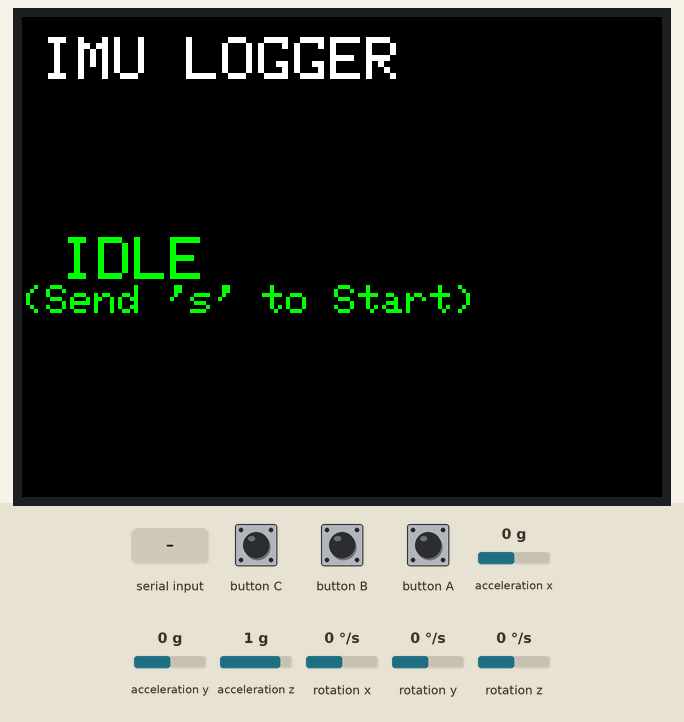
Simulated run of this sketch. Board: ESP32. Parts: 320×240 colour display. Inputs (shaded band) come from the test bench; at power-on: acceleration x 0 g, acceleration y 0 g, acceleration z 1 g, rotation x 0 °/s, rotation y 0 °/s, rotation z 0 °/s. Storage starts empty; what the sketch prints to the serial monitor is not drawn.

Above: at 1.4 s.
1.5 s: "s" received over Serial
At 2.5 s:
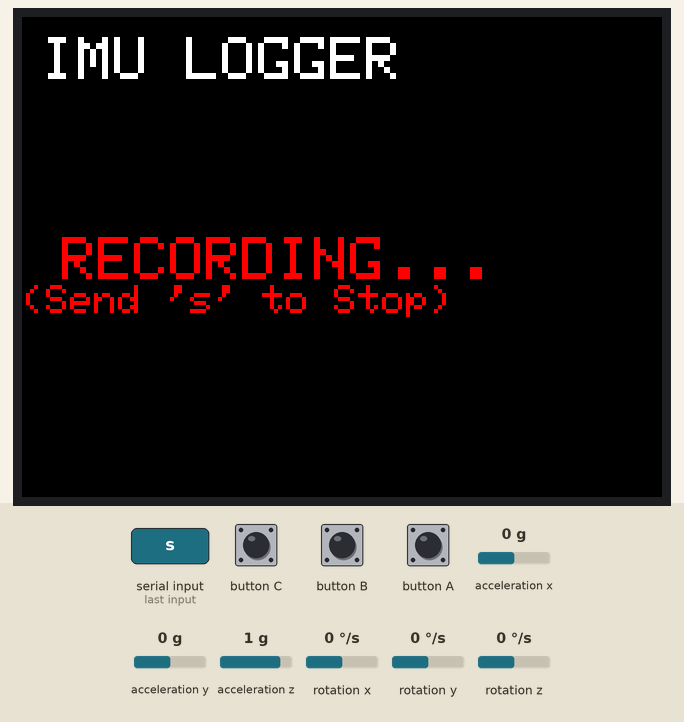
Timing chart, 0 to 4.5 s (numbered marks = the images above; inputs shaded):
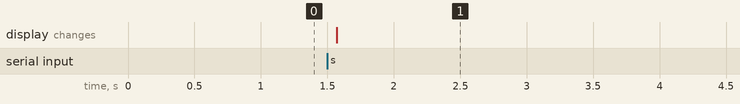

Measured:
- after the input at 1.5 s, the display: changes after 0.07 s (image 1)

The sketch:

IMU_SD_serialtrigger.ino
```cpp
#include <M5Unified.h>
#include <SD.h>

// --- CONFIGURATION ---
const int SD_CS_PIN = GPIO_NUM_4;  // Chip Select for M5Core2 SD Card
const int SAMPLE_RATE_HZ = 100;    // Logging Frequency (100Hz)
const char* FILENAME = "/raw_imu_log.csv";

// --- VARIABLES ---
bool isRecording = false;
unsigned long lastLoopTime = 0;
unsigned long loopInterval = 1000 / SAMPLE_RATE_HZ;

float ax, ay, az;
float gx, gy, gz;

void setup() {
  // 1. Initialize M5Stack (Configures I2C, Screen, Power, etc.)
  auto cfg = M5.config();
  cfg.serial_baudrate = 115200;
  M5.begin(cfg);

  // 2. Initialize IMU
  M5.Imu.begin();

  // 3. Initialize SD Card
  // M5Core2 uses GPIO 4 for SD CS.
  // We check if it mounts successfully.
  if (!SD.begin(SD_CS_PIN, SPI, 25000000)) {
    M5.Display.fillScreen(TFT_RED);
    M5.Display.setTextSize(2);
    M5.Display.setCursor(10, 100);
    M5.Display.println("SD Card Failed!");
    M5.Display.println("Insert SD & Reset");
    while (1); // Halt if no SD
  }

  // 4. Setup Display
  M5.Display.fillScreen(TFT_BLACK);
  M5.Display.setTextSize(3);
  M5.Display.setTextColor(TFT_WHITE, TFT_BLACK);
  M5.Display.setCursor(10, 10);
  M5.Display.println("IMU LOGGER");

  updateStatusScreen();

  // 5. Print CSV Header to Serial
  // Allows tools like Serial Plotter to identify columns
  Serial.println("timestamp,ax,ay,az,gx,gy,gz");
}

void loop() {
  M5.update(); // Update button states (handled by M5Unified internally)

  // --- 1. CHECK FOR UART COMMAND 's' ---
  if (Serial.available()) {
    char cmd = Serial.read();
    if (cmd == 's' || cmd == 'S') {
      isRecording = !isRecording;
      updateStatusScreen();

      // Optional: Add a separator line in SD file to mark new session
      if (isRecording) {
        File logFile = SD.open(FILENAME, FILE_APPEND);
        if (logFile) {
          logFile.println("--- NEW SESSION ---");
          logFile.close();
        }
      }
    }
  }

  // --- 2. SAMPLING LOOP (100Hz) ---
  if (millis() - lastLoopTime >= loopInterval) {
    lastLoopTime = millis();
    unsigned long timestamp = millis();

    // Read Raw Data
    M5.Imu.getAccelData(&ax, &ay, &az);
    M5.Imu.getGyroData(&gx, &gy, &gz);

    // --- 3. SERIAL OUTPUT (Always Stream) ---
    // Format: timestamp, ax, ay, az, gx, gy, gz
    Serial.printf("%lu,%.2f,%.2f,%.2f,%.2f,%.2f,%.2f\n",
                  timestamp, ax, ay, az, gx, gy, gz);

    // --- 4. SD CARD LOGGING (Only if Recording) ---
    if (isRecording) {
      File logFile = SD.open(FILENAME, FILE_APPEND);
      if (logFile) {
        logFile.printf("%lu,%.2f,%.2f,%.2f,%.2f,%.2f,%.2f\n",
                       timestamp, ax, ay, az, gx, gy, gz);
        logFile.close();
      } else {
        // Simple error indication on screen corner if write fails
        M5.Display.fillCircle(310, 10, 5, TFT_RED);
      }
    }
  }
}

// Helper to update the UI
void updateStatusScreen() {
  M5.Display.fillRect(0, 100, 320, 100, TFT_BLACK); // Clear area
  M5.Display.setCursor(20, 110);
  M5.Display.setTextSize(3);

  if (isRecording) {
    M5.Display.setTextColor(TFT_RED, TFT_BLACK);
    M5.Display.println("RECORDING...");
    M5.Display.setTextSize(2);
    M5.Display.println("(Send 's' to Stop)");
  } else {
    M5.Display.setTextColor(TFT_GREEN, TFT_BLACK);
    M5.Display.println("IDLE");
    M5.Display.setTextSize(2);
    M5.Display.println("(Send 's' to Start)");
  }
}
```
